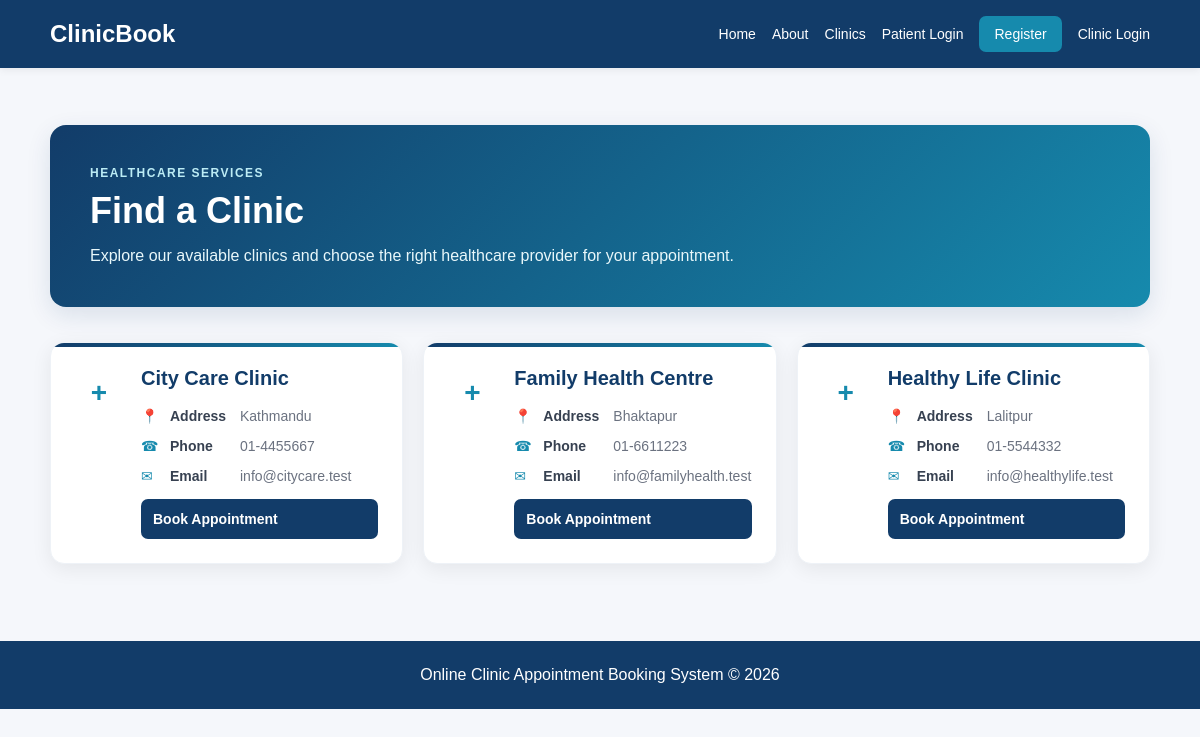
Screenshot of /clinics.php with the database file from the repository.
### tables this page shows
CREATE TABLE clinics (
    clinic_id INT AUTO_INCREMENT PRIMARY KEY,
    clinic_name VARCHAR(150) NOT NULL,
    address VARCHAR(255) NOT NULL,
    phone VARCHAR(30),
    email VARCHAR(150),
    created_at TIMESTAMP DEFAULT CURRENT_TIMESTAMP
);

### clinics.php (the view, shortened to what this page needs)
<?php
$basePath = '';
require 'includes/header.php';
require 'config/database.php';
$clinics = $pdo->query(
    'SELECT * FROM clinics ORDER BY clinic_name'
)->fetchAll();
?>
<section class="section clinics-page">
    <div class="clinics-header">
        <div>
            <span class="section-label">HEALTHCARE SERVICES</span>
            <h1>Find a Clinic</h1>
            <p>
                Explore our available clinics and choose the right
                healthcare provider for your appointment.
            </p>
        </div>
    </div>
    <?php if (count($clinics) > 0): ?>
        <div class="grid clinic-grid">
            <?php foreach ($clinics as $clinic): ?>
                <div class="card clinic-card">
                    <div class="clinic-icon">
                        +
                    </div>
                    <div class="clinic-content">
                        <h3>
                            <?= htmlspecialchars($clinic['clinic_name']) ?>
                        </h3>
                        <div class="clinic-info">
                            <p>
                                <span>📍</span>
                                <strong>Address</strong>
                                <?= htmlspecialchars($clinic['address']) ?>
                            </p>
                            <p>
                                <span>☎</span>
                                <strong>Phone</strong>
                                <?= htmlspecialchars($clinic['phone']) ?>
                            </p>
                            <p>
                                <span>✉</span>
                                <strong>Email</strong>
                                <?= htmlspecialchars($clinic['email']) ?>
                            </p>
                        </div>
                        <a
                            class="btn clinic-btn"
                            href="patient/book.php?clinic_id=<?= $clinic['clinic_id'] ?>"
                        >
                            Book Appointment
                        </a>
                    </div>
                </div>
            <?php endforeach; ?>
        </div>
    <?php endif; ?>
</section>
<?php require 'includes/footer.php'; ?>

### includes/header.php (shortened to what this page needs)
<!DOCTYPE html>
<html lang="en">
<head>
<link rel="stylesheet" href="<?= $basePath ?? '' ?>assets/style.css">
</head>
<body>
<header class="topbar">
  <div class="container nav">
    <a class="brand" href="<?= $basePath ?? '' ?>index.php">ClinicBook</a>
    <nav>
      <a href="<?= $basePath ?? '' ?>index.php">Home</a>
      <a href="<?= $basePath ?? '' ?>about.php">About</a>
      <a href="<?= $basePath ?? '' ?>clinics.php">Clinics</a>
      <?php if (!empty($_SESSION['clinic_admin'])): ?>
        <a href="<?= $basePath ?? '' ?>clinic/dashboard.php">Clinic Dashboard</a>
        <a href="<?= $basePath ?? '' ?>logout.php">Logout</a>
      <?php elseif (!empty($_SESSION['patient_id'])): ?>
        <a href="<?= $basePath ?? '' ?>patient/book.php">Book</a>
        <a href="<?= $basePath ?? '' ?>patient/appointments.php">My Appointments</a>
        <a href="<?= $basePath ?? '' ?>logout.php">Logout</a>
      <?php else: ?>
        <a href="<?= $basePath ?? '' ?>patient/login.php">Patient Login</a>
        <a class="nav-button" href="<?= $basePath ?? '' ?>patient/register.php">Register</a>
        <a href="<?= $basePath ?? '' ?>clinic/login.php">Clinic Login</a>
      <?php endif; ?>
    </nav>
  </div>
</header>
<main class="container">

### includes/footer.php
</main>
<footer class="footer">
    <div class="container">Online Clinic Appointment Booking System &copy; <?= date('Y') ?></div>
</footer>
</body>
</html>

### assets/style.css (style rules this page uses)
* { box-sizing: border-box; }
body { margin: 0; font-family: Arial, Helvetica, sans-serif; background: #f5f7fb; color: #1f2937; }
.container { width: min(1100px, 92%); margin: auto; }
.topbar { background: #123c69; color: #fff; box-shadow: 0 2px 8px #0001; }
.nav { min-height: 68px; display: flex; align-items: center; justify-content: space-between; gap: 20px; }
.brand { font-size: 24px; font-weight: 700; color: #fff; text-decoration: none; }
.nav nav { display: flex; gap: 16px; align-items: center; flex-wrap: wrap; }
.nav nav a { color: #fff; text-decoration: none; font-size: 14px; }
.nav-button, .btn { background: #168aad; color: #fff !important; border: 0; padding: 10px 15px; border-radius: 7px; text-decoration: none; display: inline-block; cursor: pointer; }
.section { padding: 32px 0; }
.grid { display: grid; grid-template-columns: repeat(3, 1fr); gap: 22px; }
.card, .form-card, .table-card { background: #fff; border-radius: 12px; padding: 22px; box-shadow: 0 4px 18px #0000000d; }
.card { border-radius: 14px; padding: 27px 24px; box-shadow: 0 5px 20px rgba(0, 0, 0, 0.07); border: 1px solid #eef2f7; position: relative; overflow: hidden; transition: transform 0.25s ease, box-shadow 0.25s ease; }
.card::before { content: ""; position: absolute; left: 0; top: 0; width: 100%; height: 4px; background: linear-gradient(90deg, #123c69, #168aad); }
.card h3 { margin-top: 0; margin-bottom: 10px; color: #123c69; font-size: 20px; }
.card p { margin-bottom: 0; color: #6b7280; line-height: 1.7; }
.footer { margin-top: 45px; padding: 25px 0; background: #123c69; color: #fff; text-align: center; }
.about-label, .section-label { display: inline-block; color: #168aad; font-size: 12px; font-weight: 700; letter-spacing: 1.5px; margin-bottom: 10px; }
.clinics-header { margin: 25px 0 35px; padding: 38px 40px; border-radius: 16px; background: linear-gradient(135deg, #123c69, #168aad); color: #fff; box-shadow: 0 8px 25px rgba(18, 60, 105, .12); }
.clinics-header .section-label { color: #bcecf5; }
.clinics-header h1 { margin: 0 0 10px; font-size: 36px; }
.clinics-header p { max-width: 650px; margin: 0; line-height: 1.7; color: #e8f7fa; }
.clinic-grid { gap: 20px; }
.clinic-card { position: relative; display: flex; gap: 18px; padding: 24px; transition: .25s; }
.clinic-icon { flex: 0 0 48px; height: 48px; display: grid; place-items: center; border-radius: 12px; background: #e8f7fa; color: #168aad; font-size: 24px; font-weight: 700; }
.clinic-content { min-width: 0; flex: 1; }
.clinic-card h3 { margin: 0 0 16px; color: #123c69; font-size: 20px; }
.clinic-info p { display: grid; grid-template-columns: 24px 65px 1fr; gap: 5px; align-items: start; margin: 9px 0; color: #6b7280; font-size: 14px; line-height: 1.5; }
.clinic-info p span { color: #168aad; }
.clinic-info strong { color: #374151; }
.clinic-btn { margin-top: 12px; padding: 10px 16px; font-size: 14px; font-weight: 600; }
.clinic-icon { width: 52px; height: 52px; display: grid; place-items: center; border-radius: 14px; background: #ffffff1c; font-size: 28px; animation: float 3s infinite; }
.clinic-btn { width: 100%; margin-top: 3px; padding: 12px; background: #123c69; font-weight: 600; transition: .2s; }

### rows the page displays
clinics: clinic_name "City Care Clinic", address "Kathmandu", phone "01-4455667", email "info@citycare.test"
clinics: clinic_name "Family Health Centre", address "Bhaktapur", phone "01-6611223", email "info@familyhealth.test"
clinics: clinic_name "Healthy Life Clinic", address "Lalitpur", phone "01-5544332", email "info@healthylife.test"
